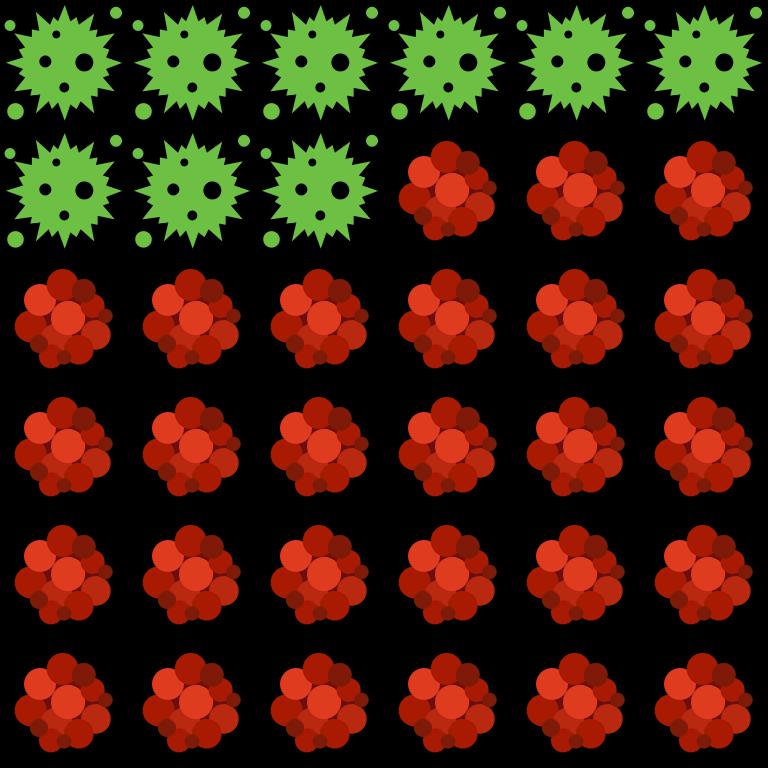

This is a level from a 2D game, rendered from its Tiled map with the project's own tilesets. A one-line summary and the complete map file follow:
An orthogonal 6x6 tile map with 128x128 px tiles, 1 tile layer (Tile Layer 1).

<map version="1.0" tiledversion="1.0.3" orientation="orthogonal" renderorder="right-down" width="6" height="6" tilewidth="128" tileheight="128" nextobjectid="1">
 <tileset firstgid="1" name="Tiles" tilewidth="128" tileheight="128" tilecount="14" columns="7">
  <image source="../images/Tiles.png" width="896" height="256" />
 </tileset>
 <layer name="Tile Layer 1" width="6" height="6">
  <data encoding="csv">
11,11,11,11,11,11,
11,11,11,13,13,13,
13,13,13,13,13,13,
13,13,13,13,13,13,
13,13,13,13,13,13,
13,13,13,13,13,13
</data>
 </layer>
</map>
